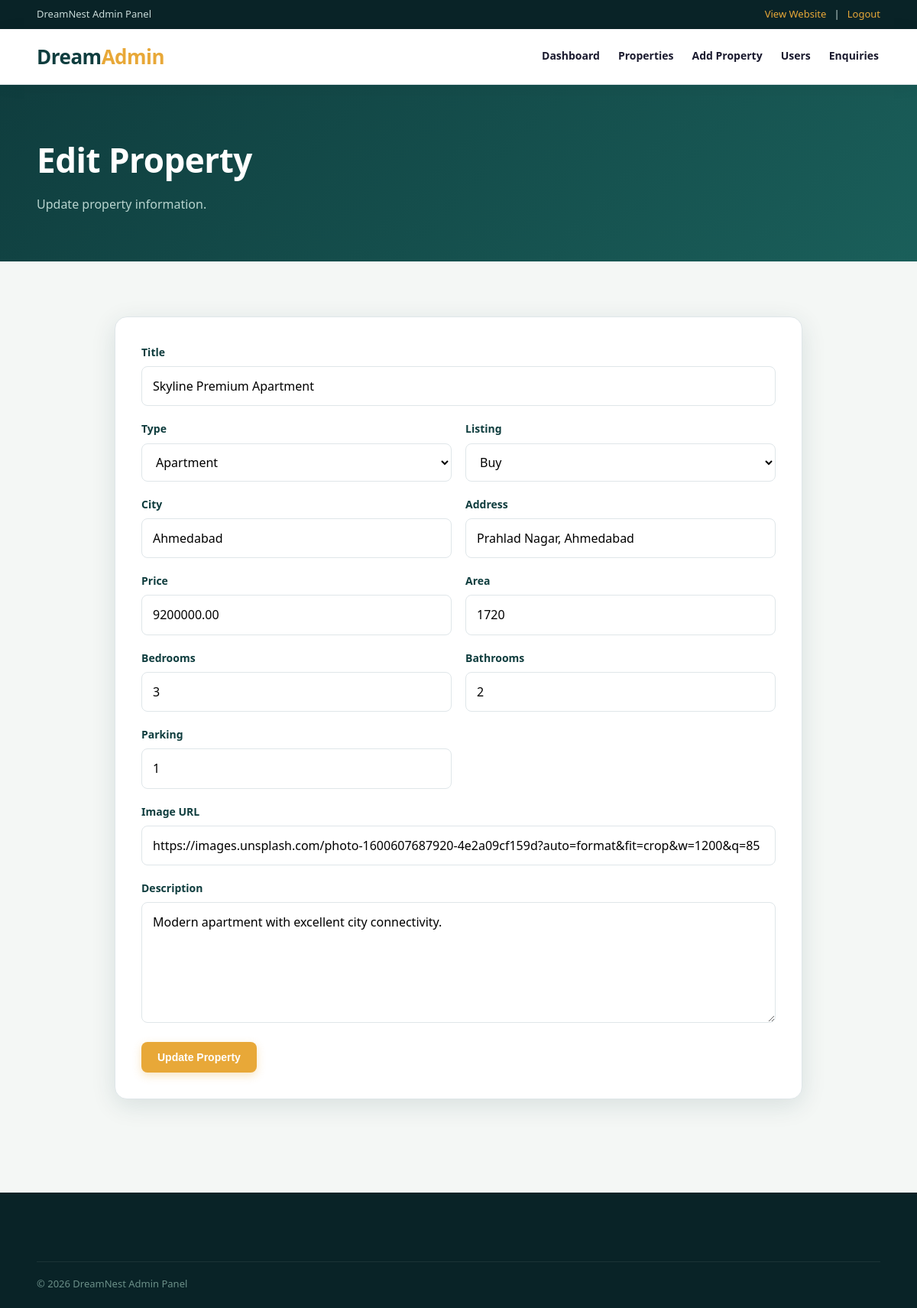
The page /admin/edit-property.php?id=2 (signed in) on the database its author committed.
### tables this page shows
CREATE TABLE properties (
 id INT AUTO_INCREMENT PRIMARY KEY,
 title VARCHAR(180) NOT NULL,
 description TEXT,
 type ENUM('House','Apartment','Villa','Commercial','Plot') NOT NULL,
 listing_type ENUM('Buy','Rent') DEFAULT 'Buy',
 city VARCHAR(100) NOT NULL,
 address VARCHAR(255),
 price DECIMAL(14,2) NOT NULL,
 area INT DEFAULT 0,
 bedrooms INT DEFAULT 0,
 bathrooms INT DEFAULT 0,
 parking INT DEFAULT 0,
 image VARCHAR(255),
 status ENUM('Available','Sold','Rented') DEFAULT 'Available',
 created_at TIMESTAMP DEFAULT CURRENT_TIMESTAMP
);

### admin/edit-property.php (the view, shortened to what this page needs)
<?php require 'auth.php';require '../includes/config.php';$id=(int)($_GET['id']??0);$q=$conn->prepare("SELECT * FROM properties WHERE id=?");$q->bind_param("i",$id);$q->execute();$p=$q->get_result()->fetch_assoc();if(!$p)die("Property not found");
?>
<!doctype html><html><head><meta charset="utf-8"><meta name="viewport" content="width=device-width,initial-scale=1"><title>Edit Property</title><link rel="stylesheet" href="../css/style.css"></head><body><?php include 'header.php';?><section class="pagehero"><div class="container"><h1>Edit Property</h1><p>Update property information.</p></div></section><section class="section"><div class="container" style="max-width:900px"><form class="form-card" method="post"><div class="formgrid"><div class="full"><label>Title</label><input name="title" value="<?=htmlspecialchars($p['title'])?>" required></div><div><label>Type</label><select name="type"><?php foreach(['House','Apartment','Villa','Commercial','Plot'] as $x)echo "<option ".($p['type']===$x?'selected':'').">$x</option>";?></select></div><div><label>Listing</label><select name="listing_type"><option <?=$p['listing_type']==='Buy'?'selected':''?>>Buy</option><option <?=$p['listing_type']==='Rent'?'selected':''?>>Rent</option></select></div><div><label>City</label><input name="city" value="<?=htmlspecialchars($p['city'])?>"></div><div><label>Address</label><input name="address" value="<?=htmlspecialchars($p['address'])?>"></div><div><label>Price</label><input type="number" step=".01" name="price" value="<?=$p['price']?>"></div><div><label>Area</label><input type="number" name="area" value="<?=$p['area']?>"></div><div><label>Bedrooms</label><input type="number" name="bedrooms" value="<?=$p['bedrooms']?>"></div><div><label>Bathrooms</label><input type="number" name="bathrooms" value="<?=$p['bathrooms']?>"></div><div><label>Parking</label><input type="number" name="parking" value="<?=$p['parking']?>"></div><div class="full"><label>Image URL</label><input name="image" value="<?=htmlspecialchars($p['image'])?>"></div><div class="full"><label>Description</label><textarea name="description" rows="5"><?=htmlspecialchars($p['description'])?></textarea></div><div class="full"><button class="btn gold">Update Property</button></div></div></form></div></section><?php echo '<footer><div class="container"><div class="copyright">© 2026 DreamNest Admin Panel</div></div></footer>';?></body></html>

### css/style.css (style rules this page uses)
:root { --navy:#0F3D3E;--navy2:#092327;--gold:#E8A838;--bg:#F4F7F5;--white:#fff;--text:#1a1a2e;--muted:#6b7f8e;--line:#dfe6e9;--green:#27844a;--shadow:0 8px 32px rgba(15,61,62,.12);--accent:#148B82;--card-radius:16px }
* { box-sizing:border-box;margin:0;padding:0 }
html { scroll-behavior:smooth }
body { font-family:'Segoe UI',Inter,Arial,sans-serif;color:var(--text);background:var(--bg);line-height:1.65 }
.container { width:min(1200px,92%);margin:auto }
.btn { display:inline-block;border:1px solid transparent;border-radius:8px;padding:11px 20px;font-weight:800;cursor:pointer;font-size:14px;transition:all .2s ease }
.gold { background:var(--gold);color:#fff;box-shadow:0 4px 12px rgba(232,168,56,.3) }
input,select,textarea { font:inherit;width:100%;padding:12px 14px;border:1px solid var(--line);border-radius:8px;outline:0;background:#fff;transition:border-color .2s }
.section { padding:72px 0 }
.pagehero { background:linear-gradient(135deg,var(--navy),#1a5f5a);color:#fff;padding:62px 0 }
.pagehero h1 { font-size:44px;letter-spacing:-.5px }
.pagehero p { color:#b8d4cf;margin-top:8px }
.form-card { background:#fff;border-radius:var(--card-radius);padding:34px;box-shadow:var(--shadow);border:1px solid var(--line) }
.formgrid { display:grid;grid-template-columns:1fr 1fr;gap:18px }
.full { grid-column:1/-1 }
.form-card label { display:block;color:var(--navy);font-weight:800;margin-bottom:7px;font-size:14px }
footer { background:var(--navy2);color:#adc5c0;margin-top:50px;padding:55px 0 20px }
.copyright { border-top:1px solid #ffffff12;margin-top:35px;padding-top:18px;font-size:13px;color:#6b8f88 }

### rows shown on the page
properties: title "Skyline Premium Apartment", type "Apartment", listing_type "Buy", city "Ahmedabad", address "Prahlad Nagar, Ahmedabad", price "9200000.00", area "1720", bedrooms "3", bathrooms "2", parking "1", image "https://images.unsplash.com/photo-1600607687920-4e2a09cf159d?auto=format&fit=crop&w=1200&q=85", description "Modern apartment with excellent city connectivity."
